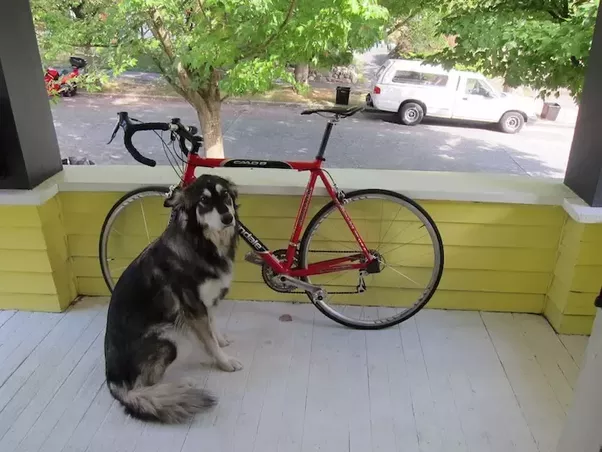
#> input picture assets/edge-detection.png, 602 x 452 px, found by its file name
$ python canny.py
#> lines starting #> are read from the running program, lines starting #| are printed output that depends on the picture
import cv2
import numpy as np
import math
from PIL import Image

gaussian_blurr=np.array([[1,  4,  6,  4, 1],
                         [4, 16, 24, 16, 4],
                         [6, 24, 36, 24, 6],
                         [4, 16, 24, 16, 4],
                         [1,  4,  6,  4, 1]])/256

X_direct_kernel = np.array([[-1,0,1],
                            [-2,0,2],
                            [-1,0,1]])

Y_direct_kernel = np.array([[-1,-2,-1],
                            [0,0,0],
                            [1,2,1]])


def convolvefunct(img, kernel):
    pad = (kernel.shape[1]-1)//2
    img_pad = cv2.copyMakeBorder(img,pad,pad,pad,pad,cv2.BORDER_REPLICATE)
    result = np.zeros_like(img_pad)
    for x in range(img.shape[1]):
        for y in range(img.shape[0]):
            result[y,x]= (kernel*img_pad[y:y+kernel.shape[0],x:x+kernel.shape[1]]).sum()
    return result


def rgb2gray(img):
    return np.dot(img[:,:,:3],[0.2989,0.5870,0.1140])

def sobelfilter(img):
    img = rgb2gray(img)
    img = convolvefunct(img, gaussian_blurr)
    img_x = convolvefunct(img,X_direct_kernel)
    img_y = convolvefunct(img,Y_direct_kernel)

    res = np.hypot(img_x,img_y)
    res = res/res.max()*255
    angle = np.arctan2(img_y,img_x)

    return (res,angle)


def non_max_suppression(img, ang):
    M,N = img.shape
    res = np.zeros((M,N),dtype= np.int32)
    angle = ang*180/np.pi
    angle[angle<0]+=180

    for i in range(1,M-1):
        for j in range(1,N-1):
            try:
                q = 255
                r = 255

               #angle 0
                if (0 <= angle[i,j] < 22.5) or (157.5 <= angle[i,j] <= 180):
                    q = img[i, j+1]
                    r = img[i, j-1]
                #angle 45
                elif (22.5 <= angle[i,j] < 67.5):
                    q = img[i+1, j-1]
                    r = img[i-1, j+1]
                #angle 90
                elif (67.5 <= angle[i,j] < 112.5):
                    q = img[i+1, j]
                    r = img[i-1, j]
                #angle 135
                elif (112.5 <= angle[i,j] < 157.5):
                    q = img[i-1, j-1]
                    r = img[i+1, j+1]

                if (img[i,j] >= q) and (img[i,j] >= r):
                    res[i,j] = img[i,j]
                else:
                    res[i,j] = 0

            except IndexError as e:
                pass

    return res

def threshold(img, lowThresholdRatio=0.05, highThresholdRatio=0.09):

    highThreshold = img.max() * highThresholdRatio
    lowThreshold = highThreshold * lowThresholdRatio

    M, N = img.shape
    res = np.zeros((M,N), dtype=np.int32)

    weak = np.int32(25)
    strong = np.int32(255)

    strong_i, strong_j = np.where(img >= highThreshold)


    weak_i, weak_j = np.where((img <= highThreshold) & (img >= lowThreshold))

    res[strong_i, strong_j] = strong
    res[weak_i, weak_j] = weak

    return (res, weak, strong)

def hysteresis(img, weak, strong=255):
    M, N = img.shape
    for i in range(1, M-1):
        for j in range(1, N-1):
            if (img[i,j] == weak):
                try:
                    if ((img[i+1, j-1] == strong) or (img[i+1, j] == strong) or (img[i+1, j+1] == strong)
                        or (img[i, j-1] == strong) or (img[i, j+1] == strong)
                        or (img[i-1, j-1] == strong) or (img[i-1, j] == strong) or (img[i-1, j+1] == strong)):
                        img[i, j] = strong
                    else:
                        img[i, j] = 0
                except IndexError as e:
                    pass
    return img

def cannyfilter(img):
    img, angle = sobelfilter(img)
    img = non_max_suppression(img,angle)
    res,weak,strong = threshold(img)
    res = hysteresis(res,weak,strong)

    return res

img = Image.open(r"assets/edge-detection.png")
#> img is the input picture: PIL image 602x452 RGB; mean R, G, B 135.2, 135.5, 114.6
img = np.array(img)

result = cannyfilter(img)
#> after the loop in convolvefunct, `for x in range(img.shape[1]):`:
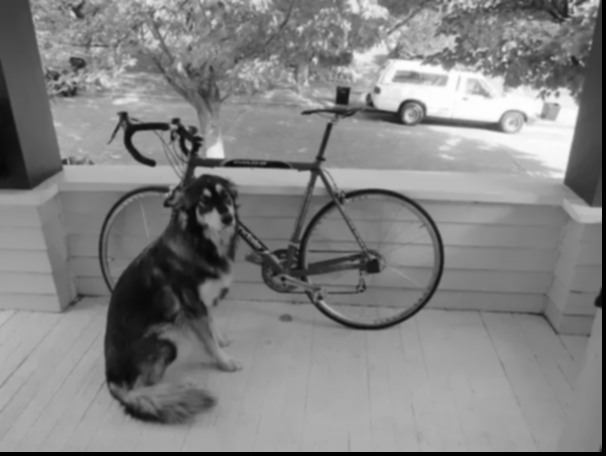
#> result: shape (456, 606) float64; min 0, max 254.4, mean 131
#> after the loop in convolvefunct (call 3), `for x in range(img.shape[1]):`:
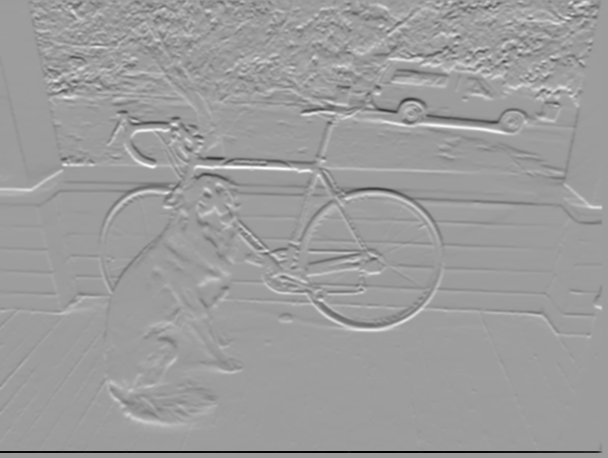
#> result: shape (458, 608) float64; min -699.3, max 436.8, mean -2.3; drawn with min black and max white
#> in sobelfilter, `angle = np.arctan2(img_y,img_x)`:
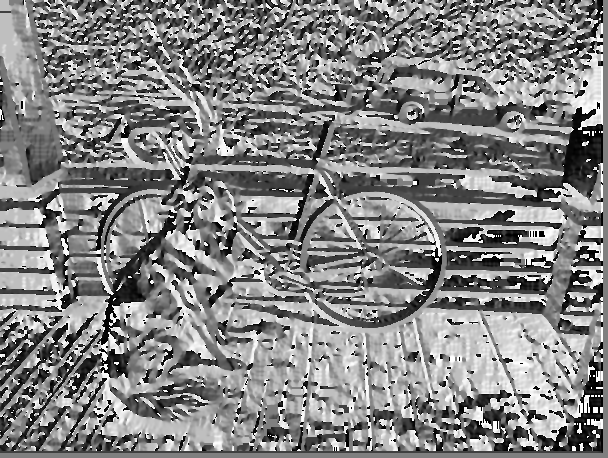
#> angle: shape (458, 608) float64; min -3.14, max 3.14, mean 0.12; drawn with min black and max white
#> in non_max_suppression, `angle[angle<0]+=180`:
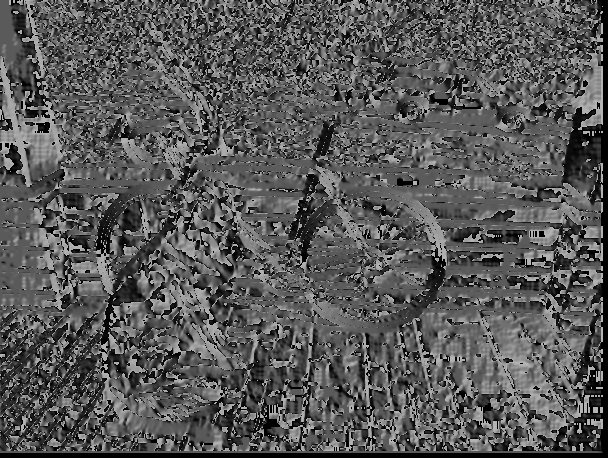
#> angle: shape (458, 608) float64; min 0, max 180, mean 88.2
#> after the loop in non_max_suppression, `for i in range(1,M-1):`:
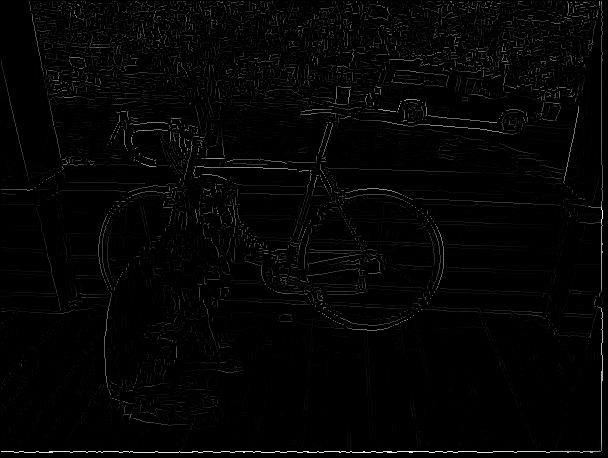
#> res: shape (458, 608) int32; min 0, max 255, mean 4.3
#> in threshold, `highThreshold = img.max() * highThresholdRatio`: highThreshold = 22.95
#> in threshold, `lowThreshold = highThreshold * lowThresholdRatio`: lowThreshold = 1.15
#> in threshold, `strong_i, strong_j = np.where(img >= highThreshold)`: strong_i = 16672 values from 1 to 452; strong_j = 16672 values, max 602 at index 1006, min 1 at index 4900, mean 305.7
#> in cannyfilter, `res,weak,strong = threshold(img)`:
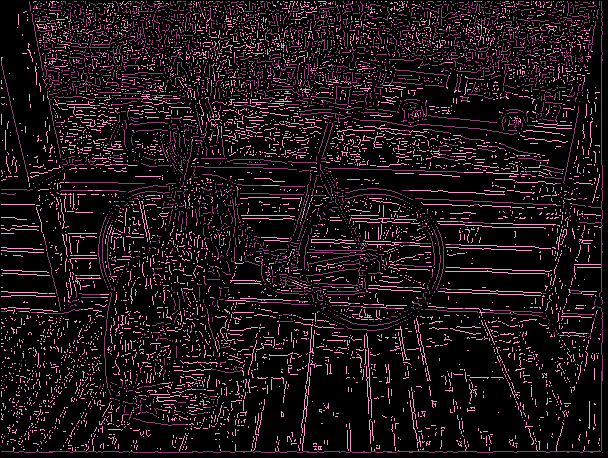
#> res: shape (458, 608) int32; 3 distinct labels, from 0 to 255; one colour per label, 0 black
#> in cannyfilter, `res,weak,strong = threshold(img)`: weak = 25; strong = 255
#> after the loop in hysteresis, `for i in range(1, M-1):`:
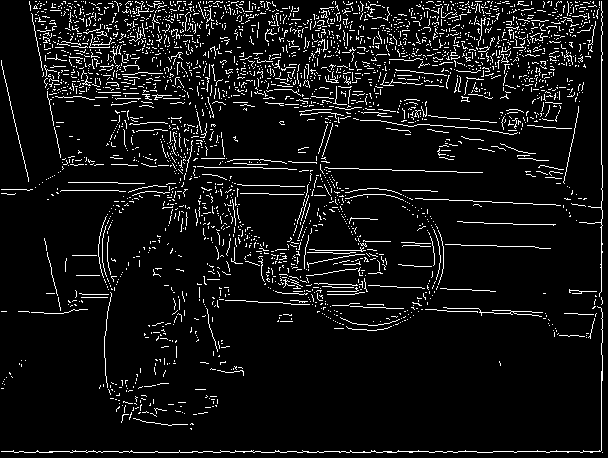
#> img: shape (458, 608) int32; 7.2% white in thin lines or dots
final_img = Image.fromarray(result.astype(np.uint8))
#> final_img: PIL image 608x458 L; 7.2% white in thin lines or dots
#final_img.save("Edge Detection/canny.png")
final_img.show()
